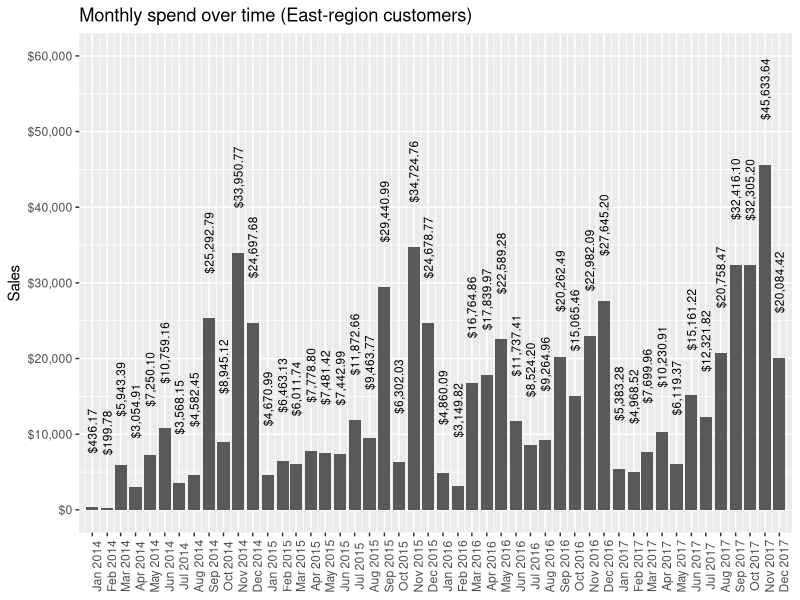
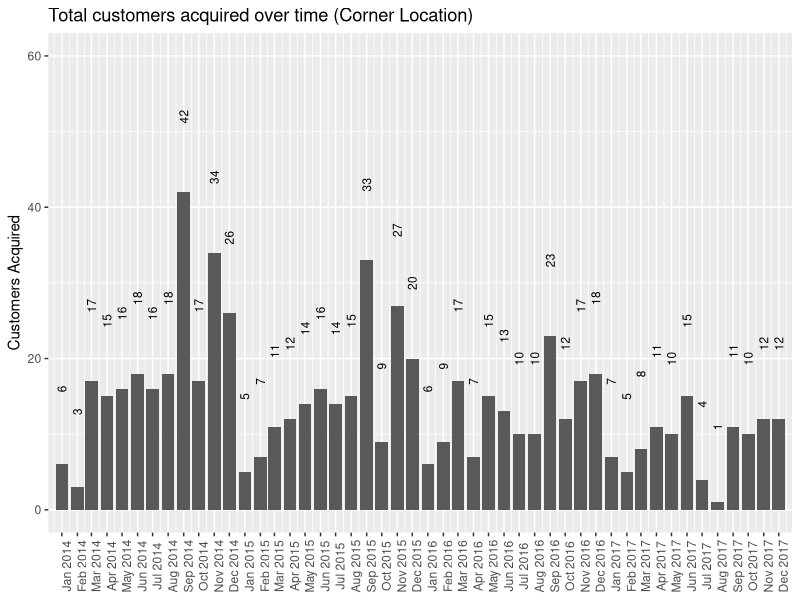
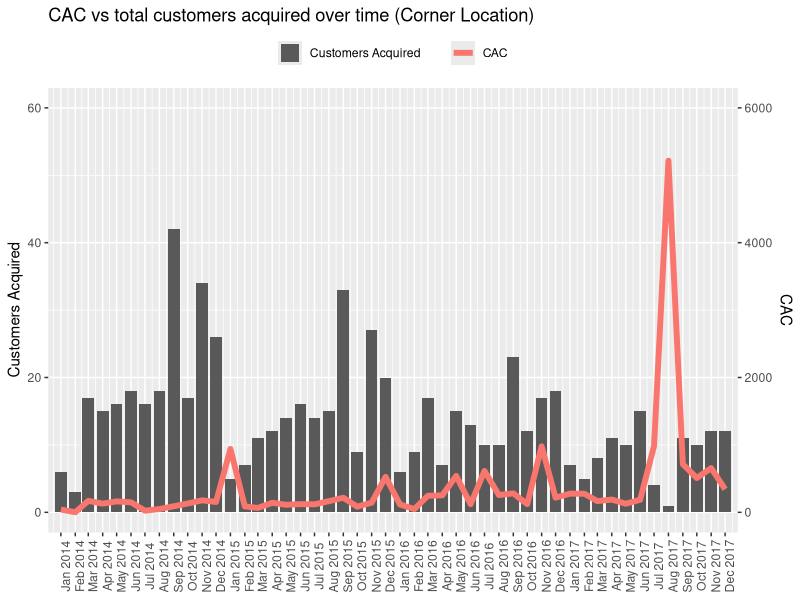
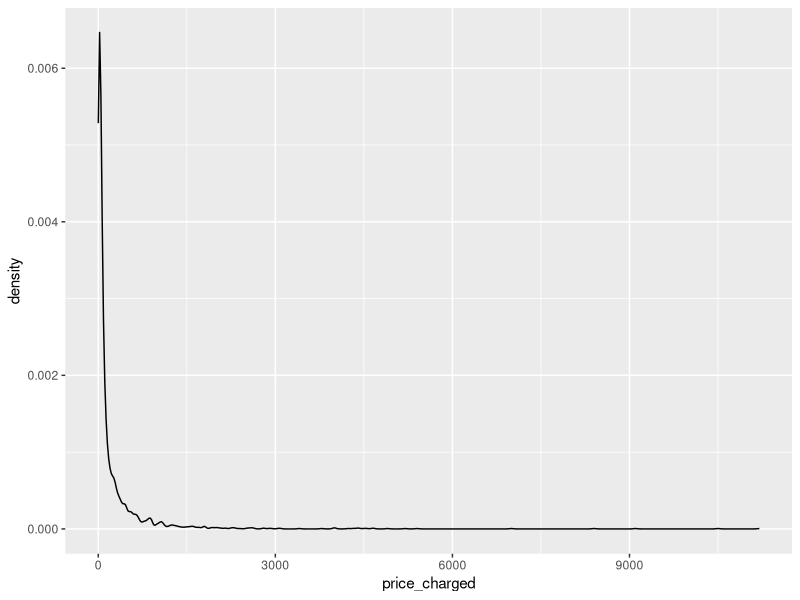
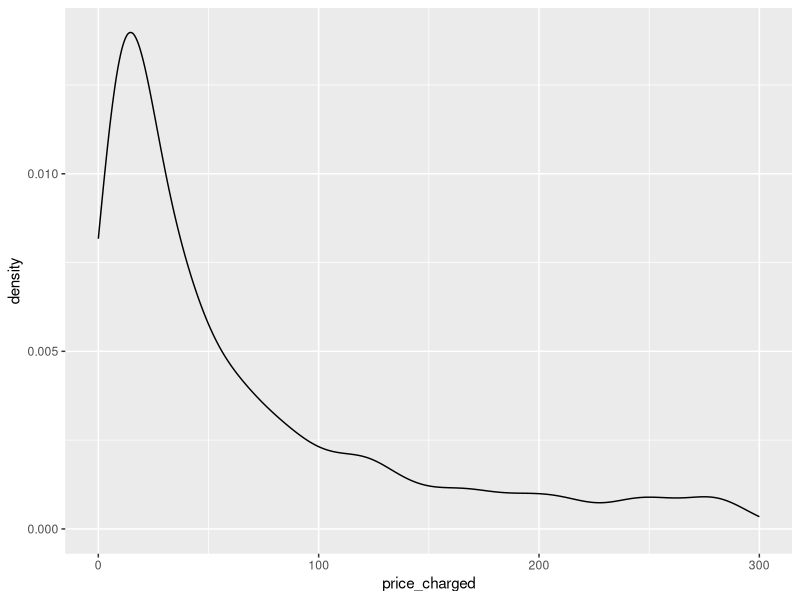
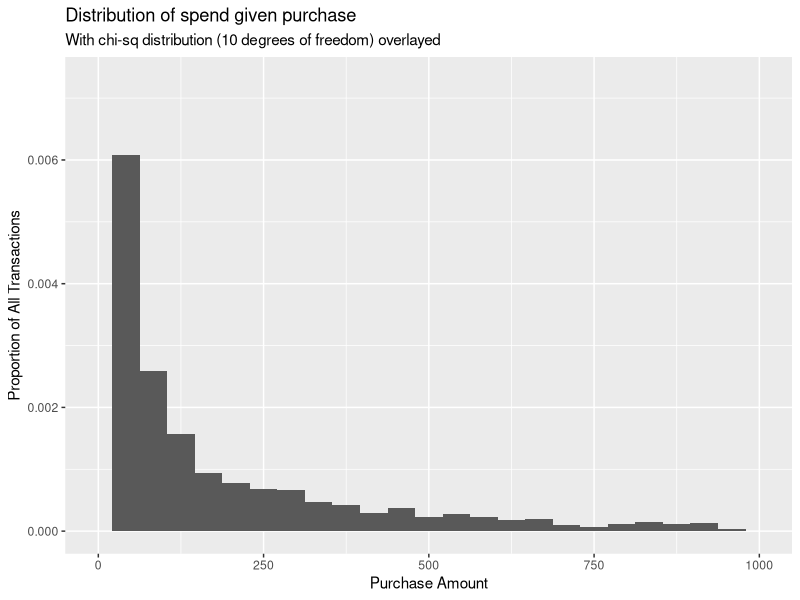
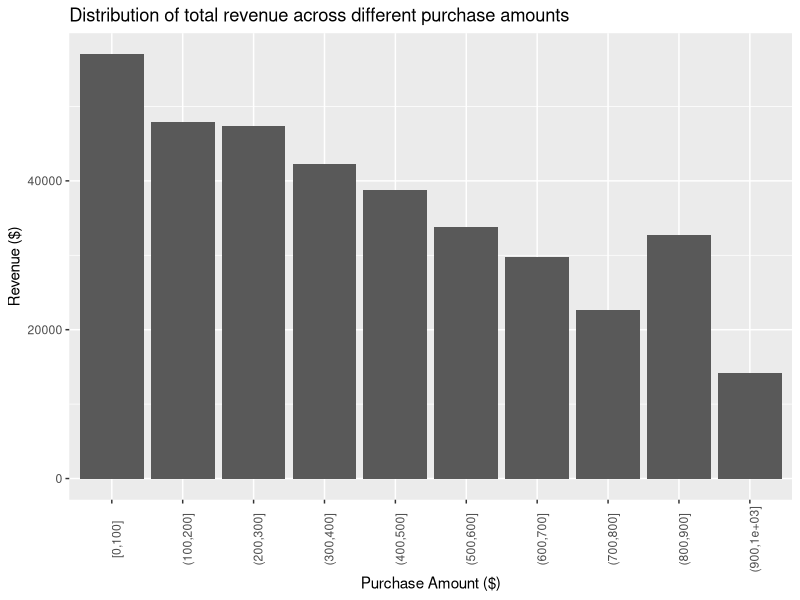
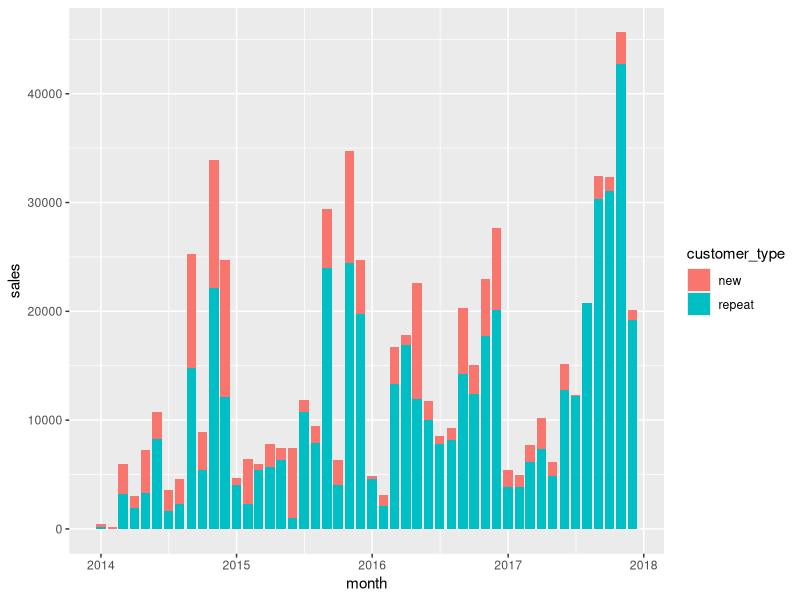

These figures' R source, in order: (Note: this script raises an error after producing the figures.)
# clv-analysis.R

library(tidyverse)
library(lubridate)

sales_raw <- read_csv("sample-sales-data.csv") %>% 
  mutate(
    discount_given = (Sales / (1 - Discount)) - Sales,
    ordered_at = mdy(`Order Date`),
    location_name = Region,
    price_charged = Sales,
    customer_id = `Customer ID`
  )

prepare <- function(
  data, 
  ordered_at, location_name, customer_id, price_charged, discount_given
) {
  data %>% 
    mutate(
      month = {{ordered_at}} %>% floor_date(unit = "month") %>% ymd(),
      quarter = {{ordered_at}} %>% floor_date(unit = "quarter") %>% ymd(),
      year = {{ordered_at}} %>% floor_date(unit = "year") %>% ymd()
    ) %>% 
    select(
      {{ordered_at}}, 
      {{location_name}}, 
      {{customer_id}}, 
      {{price_charged}}, 
      {{discount_given}},
      month, quarter, year
    ) %>% 
    arrange(ordered_at)
}

transaction <- sales_raw %>% 
  prepare(
    ordered_at, location_name, customer_id, price_charged, discount_given
  )

transaction_east <- transaction %>% 
  filter(location_name == "East")

# ---- Key Performance Indicators (KPIs) ----
# Monthly sales over time
# Total customers acquired 
# Customer acquisition cost (CAC)
# Distribution of spend per purchase
# Initial versus repeat sales volume
# Initial versus repeat average order value (AOV)
# Sales and AOV by source
# First-purchase profitability
# Cohorted sales (the “C3”)
# Revenue retention curves
# Cumulative spend per customer
# Distribution of total spend by customer
# Customer concentration (“Pareto”) chart 

# That summarize...
# Growth
# Unit costs
# Unit profitability
# Retention
# Heterogeneity (customers, time)

# ---- Monthly sales over time ----

monthly_sales <- transaction_east %>% 
  group_by(month) %>% 
  summarize(sales = sum(price_charged))

monthly_sales %>% 
  ggplot(aes(month, sales, label = scales::dollar(sales))) +
  geom_bar(stat = "identity") +
  geom_text(
    size = 3,
    angle = 90,
    nudge_y = 10000
  ) +
  scale_x_date(
    date_breaks = "1 month", 
    date_labels =  "%b %Y",
    expand = c(0.01, 0.01)
  ) +
  scale_y_continuous(
    labels = scales::dollar_format(),
    limits = c(0, 60000),
    breaks = seq(0, 60000, 10000)
  ) +
  labs(
    y = "Sales", 
    title = "Monthly spend over time (East-region customers)"
  ) +
  theme(
    axis.text.x = element_text(angle = 90),
    axis.title.x = element_blank()
  )

# ---- Total Customers Acquired ----

monthly_customers_acquired <- transaction_east %>% 
  distinct(customer_id, .keep_all = TRUE) %>% 
  group_by(month) %>% 
  summarize(customers_acquired = n())

monthly_customers_acquired %>% 
  ggplot(
    aes(month, customers_acquired, 
        label = customers_acquired)
  ) +
  geom_bar(stat = "identity") +
  geom_text(
    size = 3,
    angle = 90,
    nudge_y = 10
  ) +
  scale_x_date(
    date_breaks = "1 month", 
    date_labels =  "%b %Y",
    expand = c(0.01, 0.01)
  ) +
  scale_y_continuous(
    labels = scales::comma_format(),
    limits = c(0, 60)
  ) +
  labs(
    y = "Customers Acquired", 
    title = "Total customers acquired over time (Corner Location)"
  ) +
  theme(
    axis.text.x = element_text(angle = 90),
    axis.title.x = element_blank()
  )

# ---- Customer Acquisition Cost (CAC) ----

# NOTE: Use `discount_given` as "acquisition cost", probably not appropriate

monthly_CAC <- transaction_east %>% 
  group_by(month) %>%
  summarize(total_discounts = sum(discount_given)) %>% 
  inner_join(monthly_customers_acquired) %>% 
  mutate(
    CAC = round(total_discounts / customers_acquired, 2)
  )

monthly_CAC %>% 
  ggplot(
    aes(month, CAC / 100)
  ) +
  geom_bar(aes(y = customers_acquired, size = "Customers Acquired"), 
           stat = "identity") +
  geom_line(aes(color = "CAC"), size = 2) +
  scale_x_date(
    date_breaks = "1 month", 
    date_labels =  "%b %Y",
    expand = c(0.01, 0.01)
  ) +
  scale_y_continuous(
    labels = scales::comma_format(),
    limits = c(0, 60),
    sec.axis = sec_axis( trans = ~.*100, name = "CAC")
  ) +
  labs(
    y = "Customers Acquired", 
    title = "CAC vs total customers acquired over time (Corner Location)"
  ) +
  theme(
    axis.text.x = element_text(angle = 90),
    axis.title.x = element_blank(),
    legend.position = "top",
    legend.title = element_blank()
  )

# ---- Distribution of Spend Per Purchase ----

# raw distribution -- not meaningful
transaction_east %>% 
  ggplot(aes(price_charged)) +
  geom_density()

# zoom in from extreme outliers and exclude refunds
transaction_east %>% 
  ggplot(aes(price_charged)) +
  geom_density() +
  xlim(0, 300)

transaction_east %>% 
  ggplot(aes(price_charged)) +
  geom_histogram(aes(y = ..density..), bins = 25) +
  xlim(0, 1000) +
  labs(
    title = "Distribution of spend given purchase",
    subtitle = "With chi-sq distribution (10 degrees of freedom) overlayed",
    x = "Purchase Amount",
    y = "Proportion of All Transactions"
  )

transaction_east %>% 
  filter(price_charged < 1000) %>% 
  mutate(purchase = cut_interval(price_charged, length = 100)) %>% 
  count(purchase, wt = price_charged) %>% 
  ggplot(aes(purchase, n)) +
  geom_bar(stat = "identity") +
  labs(
    title = "Distribution of total revenue across different purchase amounts",
    x = "Purchase Amount ($)", 
    y = "Revenue ($)"
  ) +
  theme(
    axis.text.x = element_text(angle = 90),
  )

# ---- Initial Versus Repeat Sales Volume ----

# NOTE: Customer Type is defined in two ways...
# 1) A customer is only "new" in first transaction
# 2) A customer is "new" in month of first transaction (cohort)

# 1)
monthly_sales_new_repeat <- transaction_east %>% 
  group_by(customer_id) %>% 
  mutate(
    visit_num = row_number(),
    customer_type = if_else(
      visit_num == 1, "new", "repeat"
    )
  ) %>% 
  group_by(month, customer_type) %>% 
  summarize(sales = sum(price_charged),
            n_transactions = n()) %>% 
  group_by(month) %>% 
  mutate(
    pct_of_sales = sales / sum(sales) * 100
  )

# Sales
monthly_sales_new_repeat %>% 
  ggplot(aes(month, sales, fill = customer_type)) +
  geom_bar(stat = "identity")

# Number of Transactions
monthly_sales_new_repeat %>% 
  ggplot(aes(month, n_transactions, fill = customer_type)) +
  geom_bar(stat = "identity")

# Percent of Sales
monthly_sales_new_repeat %>% 
  ggplot(aes(month, pct_of_sales, fill = customer_type)) +
  geom_bar(stat = "identity") +
  scale_x_date(
    date_breaks = "1 month", 
    date_labels =  "%b %Y",
    expand = c(0.01, 0.01)
  ) +
  labs(
    y = "Percent of Total Sales", 
    title = "New vs Repeat Sales, % of Total"
  ) +
  theme(
    axis.text.x = element_text(angle = 90),
    axis.title.x = element_blank(),
    legend.position = "top",
    legend.title = element_blank()
  )

# 2)
monthly_sales_new_repeat_cohort <- transaction_east %>% 
  group_by(customer_id) %>% 
  mutate(
    month_acquired = first(month),
    customer_type = if_else(
      month == month_acquired, "new", "repeat"
    )
  ) %>% 
  group_by(month, customer_type) %>% 
  summarize(sales = sum(price_charged),
            n_transactions = n()) %>% 
  group_by(month) %>% 
  mutate(
    pct_of_sales = sales / sum(sales) * 100
  )

# Sales
monthly_sales_new_repeat_cohort %>% 
  ggplot(aes(month, sales, fill = customer_type)) +
  geom_bar(stat = "identity")

# Transactions
monthly_sales_new_repeat_cohort %>% 
  ggplot(aes(month, n_transactions, fill = customer_type)) +
  geom_bar(stat = "identity")

# Percent of Sales
monthly_sales_new_repeat_cohort %>% 
  ggplot(aes(month, pct_of_sales, fill = customer_type)) +
  geom_bar(stat = "identity") +
  scale_x_date(
    date_breaks = "1 month", 
    date_labels =  "%b %Y",
    expand = c(0.01, 0.01)
  ) +
  theme(
    axis.text.x = element_text(angle = 90),
    axis.title.x = element_blank(),
    legend.position = "top",
    legend.title = element_blank()
  ) +
  labs(
    title = "Total sales from repeat vs new cohort customers (% of total)",
    y = "Percent of Sales (%)"
  )

# ---- Initial Versus Repeat Average Order Value (AOV) ----

# 1)
monthly_AOV_new_repeat <- transaction_east %>% 
  group_by(customer_id) %>% 
  mutate(
    visit_num = row_number(),
    customer_type = if_else(
      visit_num == 1, "initial", "repeat"
    )
  ) %>% 
  group_by(month, customer_type) %>% 
  summarize(
    AOV = mean(price_charged)
  )

monthly_AOV_new_repeat %>% 
  ggplot(aes(month, AOV, color = customer_type)) +
  geom_line(size = 2) +
  geom_smooth(method = "lm", se = FALSE, linetype = 2, size = 0.5) +
  labs(
    title = "Initial vs repeat AOV over time",
    y = "Average Order Value (AOV) ($)"
  ) +
  scale_x_date(
    date_breaks = "1 month", 
    date_labels =  "%b %Y",
    expand = c(0.01, 0.01)
  ) +
  theme(
    axis.text.x = element_text(angle = 90),
    axis.title.x = element_blank(),
    legend.position = "top",
    legend.title = element_blank()
  )

# 2)
monthly_AOV_new_repeat_cohort <- transaction_east %>% 
  filter(!is.na(customer_id)) %>% 
  group_by(customer_id) %>% 
  mutate(
    month_acquired = first(month),
    customer_type = if_else(
      month == month_acquired, "new", "repeat"
    )
  ) %>% 
  group_by(month, customer_type) %>% 
  summarize(
    AOV = mean(price_charged)
  )

monthly_AOV_new_repeat_cohort %>% 
  ggplot(aes(month, AOV, color = customer_type)) +
  geom_line(size = 2) +
  geom_smooth(method = "lm", se = FALSE, linetype = 2, size = 0.5) +
  labs(
    title = "Initial vs repeat cohort AOV over time",
    y = "Average Order Value (AOV) ($)"
  ) +
  scale_x_date(
    date_breaks = "1 month", 
    date_labels =  "%b %Y",
    expand = c(0.01, 0.01)
  ) +
  theme(
    axis.text.x = element_text(angle = 90),
    axis.title.x = element_blank(),
    legend.position = "top",
    legend.title = element_blank()
  )

# ---- Sales and AOV by Source ----

# NOTE: Look at AOV across different locations

monthly_AOV_locations <- transaction %>% 
  mutate(month = ordered_at %>% floor_date(unit = "month") %>% ymd()) %>% 
  group_by(month, location_name) %>% 
  summarize(
    sales = sum(price_charged),
    AOV = mean(price_charged)
  ) %>% 
  group_by(month) %>% 
  mutate(
    pct_of_sales = sales / sum(sales) * 100
  )

# Sales
monthly_AOV_locations %>% 
  ggplot(aes(month, sales, color = location_name)) +
  geom_line(size = 1) +
  geom_smooth(se = FALSE, size = 2) +
  ylim(0000, 50000) +
  labs(
    title = "Sales by source",
    y = "Sales ($)"
  ) +
  scale_x_date(
    date_breaks = "1 month", 
    date_labels =  "%b %Y",
    expand = c(0.01, 0.01)
  ) +
  theme(
    axis.text.x = element_text(angle = 90),
    axis.title.x = element_blank(),
    legend.position = "top",
    legend.title = element_blank()
  )

# Sales Pct
monthly_AOV_locations %>% 
  ggplot(aes(month, pct_of_sales, fill = location_name)) +
  geom_bar(stat = "identity") +
  labs(
    title = "Sales by source, % of total",
    y = "Percent of Total Sales"
  ) +
  scale_x_date(
    date_breaks = "1 month", 
    date_labels =  "%b %Y",
    expand = c(0.01, 0.01)
  ) +
  theme(
    axis.text.x = element_text(angle = 90),
    axis.title.x = element_blank(),
    legend.position = "top",
    legend.title = element_blank()
  )

# AOV: compare to number of items
monthly_AOV_locations %>% 
  ggplot(aes(month, AOV, color = location_name)) +
  geom_line(size = 1) +
  geom_smooth(method = "lm", se = FALSE, linetype = 1, size = 2) +
  labs(
    title = "AOV by source",
    y = "Average Order Value (AOV) ($)"
  ) +
  scale_x_date(
    date_breaks = "1 month", 
    date_labels =  "%b %Y",
    expand = c(0.01, 0.01)
  ) +
  theme(
    axis.text.x = element_text(angle = 90),
    axis.title.x = element_blank(),
    legend.position = "top",
    legend.title = element_blank()
  )

# ---- First-purchase profitability ----

# NOTE: This requires COGS and other transaction-level costs to determine
# profit. Will try with discounts instead which does not work well.

# 1) 
monthly_first_purchase_profit <- transaction_east %>% 
  group_by(customer_id) %>% 
  mutate(
    visit_num = row_number(),
    profit = price_charged - discount_given
  ) %>% 
  ungroup() %>% 
  filter(visit_num == 1) %>% 
  group_by(month) %>% 
  summarize(
    "Avg Profit" = mean(profit)
  ) %>% 
  inner_join(monthly_CAC) %>% 
  mutate(
    "Avg Init Purchase Profit" = `Avg Profit` - CAC
  )

monthly_first_purchase_profit %>% 
  pivot_longer(
    cols = c(`Avg Profit`, CAC),
    names_to = "metric"
  ) %>% 
  ggplot(aes(month, value, color = metric)) +
  geom_line() +
  theme(
    legend.position = "bottom",
    legend.title = element_blank(),
    axis.title.y = element_blank(),
    axis.text.x = element_text(angle = 90)
  ) +
  labs(
    title = "Average Initial Purchase Profit vs CAC"
  ) +
  scale_x_date(
    date_breaks = "1 month", 
    date_labels =  "%b %Y",
    expand = c(0.01, 0.01)
  )

monthly_first_purchase_profit %>% 
  pivot_longer(
    cols = c(`Avg Init Purchase Profit`, CAC),
    names_to = "metric"
  ) %>% 
  ggplot(aes(month, value, color = metric)) +
  geom_line() +
  theme(
    legend.position = "bottom",
    legend.title = element_blank(),
    axis.title.y = element_blank(),
    axis.text.x = element_text(angle = 90)
  ) +
  labs(
    title = "Average Initial Purchase Profit vs CAC"
  ) +
  scale_x_date(
    date_breaks = "1 month", 
    date_labels =  "%b %Y",
    expand = c(0.01, 0.01)
  )

# 2)
monthly_first_purchase_profit_cohort <- transaction_east %>% 
  group_by(customer_id) %>% 
  mutate(
    month_acquired = first(month),
    profit = price_charged - discount_given
  ) %>% 
  ungroup() %>% 
  filter(month == month_acquired) %>% 
  group_by(month) %>% 
  summarize(
    "Avg Profit" = mean(profit)
  ) %>% 
  inner_join(monthly_CAC) %>% 
  mutate(
    "Avg Init Purchase Profit" = `Avg Profit` - CAC
  )

monthly_first_purchase_profit_cohort %>% 
  pivot_longer(
    cols = c(`Avg Profit`, CAC),
    names_to = "metric"
  ) %>% 
  ggplot(aes(month, value, color = metric)) +
  geom_line() +
  theme(
    legend.position = "bottom",
    legend.title = element_blank(),
    axis.title.y = element_blank(),
    axis.text.x = element_text(angle = 90)
  ) +
  labs(
    title = "Average Initial Purchase Profit vs CAC"
  ) +
  scale_x_date(
    date_breaks = "1 month", 
    date_labels =  "%b %Y",
    expand = c(0.01, 0.01)
  )

monthly_first_purchase_profit_cohort %>% 
  pivot_longer(
    cols = c(`Avg Init Purchase Profit`, CAC),
    names_to = "metric"
  ) %>% 
  ggplot(aes(month, value, color = metric)) +
  geom_line() +
  theme(
    legend.position = "bottom",
    legend.title = element_blank(),
    axis.title.y = element_blank(),
    axis.text.x = element_text(angle = 90)
  ) +
  labs(
    title = "Average Initial Purchase Profit vs CAC"
  ) +
  scale_x_date(
    date_breaks = "1 month", 
    date_labels =  "%b %Y",
    expand = c(0.01, 0.01)
  )

# ---- Cohorted sales (the “C3”) ----

c3 <- function(measure_freq, acquisition_freq = "yearly") {
  cohorts <- transaction_east %>% 
    group_by(customer_id) %>% 
    mutate(
      acquired = floor_date(min(ordered_at), acquisition_freq)
    ) %>% 
    ungroup() %>% 
    group_by(acquired) %>% 
    mutate(
      revenue = cumsum(price_charged)
    ) %>% 
    ungroup() %>% 
    group_by({{measure_freq}}) %>% 
    distinct(acquired, .keep_all = TRUE) %>% 
    arrange({{measure_freq}}, acquired) %>% 
    mutate(
      ARR = cumsum(revenue),
      lag_arr = if_else(is.na(lag(ARR)), 0, lag(ARR))
    ) %>% 
    ungroup()
}

c3 <- c3(measure_freq = year, acquisition_freq = "yearly")

c3 %>% 
  ggplot(aes(month)) + 
  geom_ribbon(
    aes(ymin = lag_arr, ymax = ARR, fill = factor(year(acquired)))
  ) +
  theme(
    legend.position = "top",
    legend.title = element_blank(),
    axis.title.x = element_blank(),
    axis.text.x = element_text(angle = 90)
  ) +
  labs(
    title = "Annual Recurring Revenue",
    subtitle = "By Annual Cohort",
    y = "Cumulative Revenue ($)"
  ) +
  scale_x_date(
    date_breaks = "1 month", 
    date_labels =  "%b %Y",
    expand = c(0.01, 0.01)
  ) +
  scale_y_continuous(
    labels = scales::dollar_format()
  )

# revenue retention
# quarter-level

# Non-cumulative (for month)
c3 %>% 
  group_by(acquired) %>% 
  mutate(
    months = time_length(
      interval(acquired, month),
      unit = "month"
    ) %>% ceiling(),
    months = months - min(months)
  ) %>% 
  ungroup() %>% 
  ggplot(aes(months, revenue, color = factor(year(acquired)))) + 
  geom_line() +
  theme(
    legend.position = "top",
    legend.title = element_blank()
  ) +
  labs(
    title = "Cohort Revenue Over Time",
    y = "Revenue ($)"
  ) +
  scale_y_continuous(
    labels = scales::dollar_format()
  )

# Stacked (remove extra)
monthly_cohort_sales <- transaction_east %>% 
  group_by(customer_id) %>% 
  mutate(
    acquired = floor_date(min(ordered_at), "yearly")
  ) %>% 
  ungroup() %>% 
  group_by(acquired, month) %>% 
  summarize(
    sales = sum(price_charged)
  )

monthly_cohort_sales %>% 
  ggplot() +
  geom_area(
    aes(month, sales, fill = factor(year(acquired))),
    position = position_stack(reverse = TRUE)
  )  +
  theme(
    legend.position = "top",
    legend.title = element_blank(),
    axis.title.x = element_blank(),
    axis.text.x = element_text(angle = 90)
  ) +
  labs(
    title = "Monthly Sales by Cohort",
    y = "Revenue ($)"
  ) +
  scale_x_date(
    date_breaks = "1 month", 
    date_labels =  "%b %Y",
    expand = c(0.01, 0.01)
  ) +
  # geom_line(data = monthly_sales, aes(x = month, y = sales),
  #           linetype = 2) +
  scale_y_continuous(
    labels = scales::dollar_format()
  )

annual_cohort_sales <- transaction_east %>% 
  group_by(customer_id) %>% 
  mutate(
    acquired = floor_date(min(ordered_at), "yearly")
  ) %>% 
  ungroup() %>% 
  group_by(acquired, year) %>% 
  summarize(
    sales = sum(price_charged)
  )

annual_cohort_sales %>% 
  ggplot() +
  geom_bar(
    aes(year, sales, fill = factor(year(acquired))),
    stat = "identity"
  )  +
  theme(
    legend.position = "top",
    legend.title = element_blank(),
    axis.title.x = element_blank(),
    axis.text.x = element_text(angle = 90)
  ) +
  labs(
    title = "Monthly Sales by Cohort",
    y = "Revenue ($)"
  ) +
  scale_y_continuous(
    labels = scales::dollar_format()
  )

